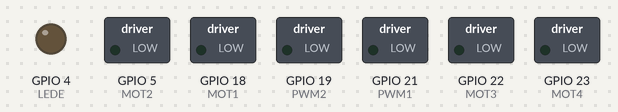
A sketch run on a simulated ESP32. Parts: switched loads named in the sketch (green lamp = pin HIGH), output pins drawn as LEDs (lit = HIGH).

Above: at 0.05 s.
At 5.4 s:
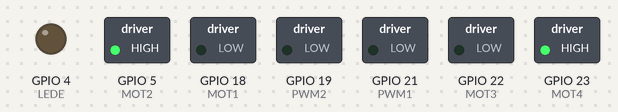
At 10.75 s:
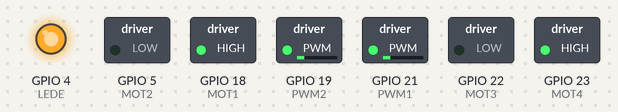
Timing chart, 0 to 12.4 s (numbered marks = the images above):
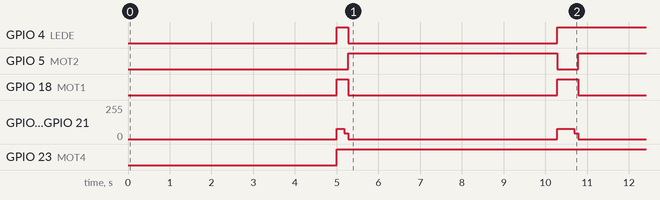

Measured:
- by itself, GPIO 4 (LEDE): repeats every 10.8 s: LOW 5.0 s, HIGH 5.8 s
- by itself, GPIO 5 (MOT2): repeats every 10.8 s: LOW 0.51 s, HIGH 5.0 s, LOW 0.28 s, HIGH 5.0 s
- by itself, GPIO 18 (MOT1): repeats every 10.8 s: LOW 5.0 s, HIGH 0.51 s, LOW 5.0 s, HIGH 0.28 s
- by itself, GPIO 19 (PWM2), GPIO 21 (PWM1): repeats every 10.8 s: 45/255 0.10 s, 0/255 5.0 s, 76/255 0.41 s, 45/255 0.10 s, 0/255 5.0 s, 76/255 0.18 s
- by itself, GPIO 23 (MOT4): LOW → HIGH at 5.0 s

The sketch:

ESP32_Motor_Function.ino
```cpp
#define MOT1 18
#define MOT2 5
#define MOT3 22
#define MOT4 23
#define PWM1 21
#define PWM2 19
#define LEDE 4
int frequency = 3000;


void setup(){
  pinMode(MOT1,OUTPUT);
  pinMode(MOT2,OUTPUT);
  pinMode(MOT3,OUTPUT);
  pinMode(MOT4,OUTPUT);
  pinMode(PWM1,OUTPUT);
  pinMode(PWM2,OUTPUT);
  pinMode(LEDE,OUTPUT);

  ledcSetup(0,30000,8);
  ledcSetup(1,30000,8);

  ledcAttachPin(PWM1,0);
  ledcAttachPin(PWM2,1);
}


void loop(){
delay(5000);
while(1){
  digitalWrite(LEDE,HIGH);
  motorSpeed(300,-300);
  delay(180);
  motorSpeed(180,-180);
  delay(100);
  motorSpeed(0,0);
  digitalWrite(LEDE,LOW);
  delay(5000);
  digitalWrite(LEDE,HIGH);
  motorSpeed(300,-300);
  delay(410);
  motorSpeed(180,-180);
  delay(100);
  motorSpeed(0,0);
  break;
}

}


void motorSpeed(int M1,int M2){
  int pwm1=map(abs(M1),0,1000,0,255);
  int pwm2=map(abs(M2),0,1000,0,255);
  ledcWrite(0,pwm1);
  ledcWrite(1,pwm2);
  digitalWrite(MOT1,(M1>0) ? HIGH :LOW);
  digitalWrite(MOT2,(M1>0) ? LOW :HIGH);
  digitalWrite(MOT3,(M2>0) ? HIGH :LOW);
  digitalWrite(MOT4,(M2>0) ? LOW :HIGH);

}
```
